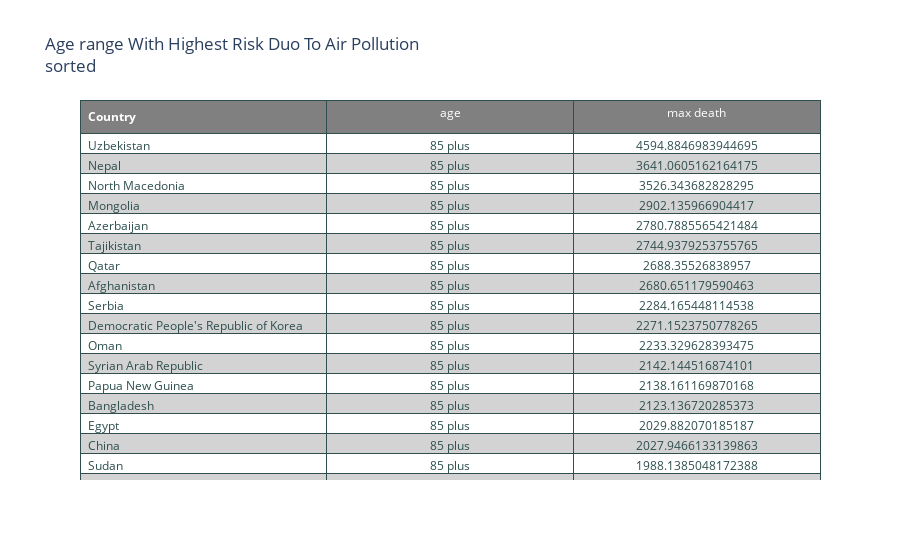

Source (notebook cell):
### Code cell
headerColor = 'grey'
rowEvenColor = 'lightgrey'
rowOddColor = 'white'

fig = go.Figure(data=[go.Table(
    header=dict(values=list(['<b>Country<b>', "age", "max death"]),
        line_color='darkslategray',
        fill_color=headerColor,
        align=['left','center'],
        font=dict(color='white')),
    cells=dict(values=[death_high_in_age.location, death_high_in_age.age, death_high_in_age.val_max],
        line_color='darkslategray',
        # 2-D list of colors for alternating rows
        fill_color = [[rowOddColor,rowEvenColor]*death_high_in_age.shape[0]],
        align = ['left', 'center'],
        font = dict(color = 'darkslategray')
    ))
])
fig.update_layout(
    title="Age range With Highest Risk Duo To Air Pollution<br>sorted"
)
fig.write_html("q4agerange.html")
fig.show()

### Figure 1 — Plotly figure (JSON) as saved in the notebook; plotly's stock layout.template omitted (floating-point values rounded to 4 significant figures; data arrays with more than 128 entries replaced by an {"elided": "..."} marker saying what was removed)
{"data": [{"cells": {"align": ["left", "center"], "fill": {"color": {"elided": "1x312 str values"}}, "font": {"color": "darkslategray"}, "line": {"color": "darkslategray"}, "values": {"elided": "3x156 mixed values"}}, "header": {"align": ["left", "center"], "fill": {"color": "grey"}, "font": {"color": "white"}, "line": {"color": "darkslategray"}, "values": ["<b>Country<b>", "age", "max death"]}, "type": "table"}], "layout": {"title": {"text": "Age range With Highest Risk Duo To Air Pollution<br>sorted"}}}
